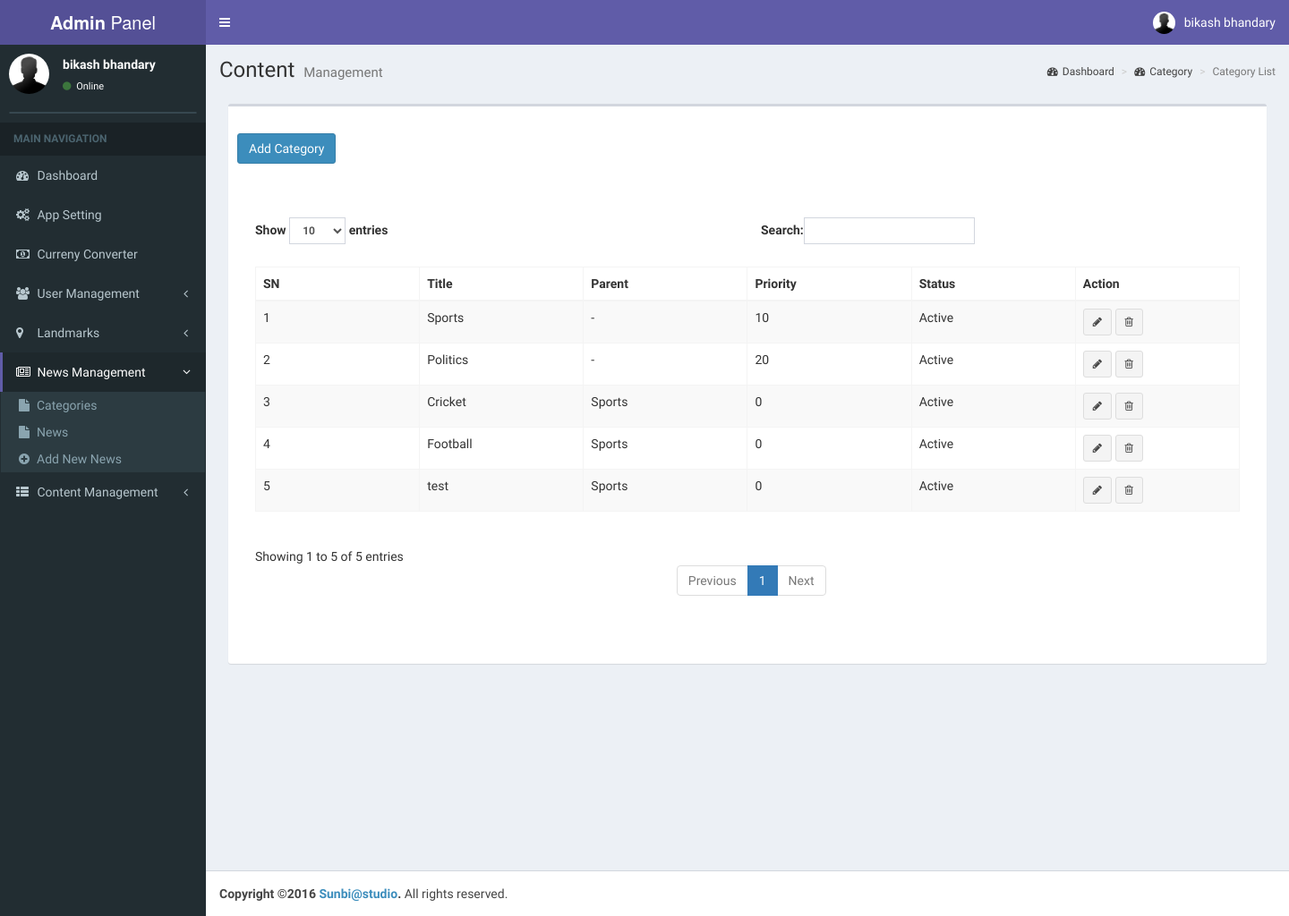
Page /admin/news/category (signed in) on the earlier database version.
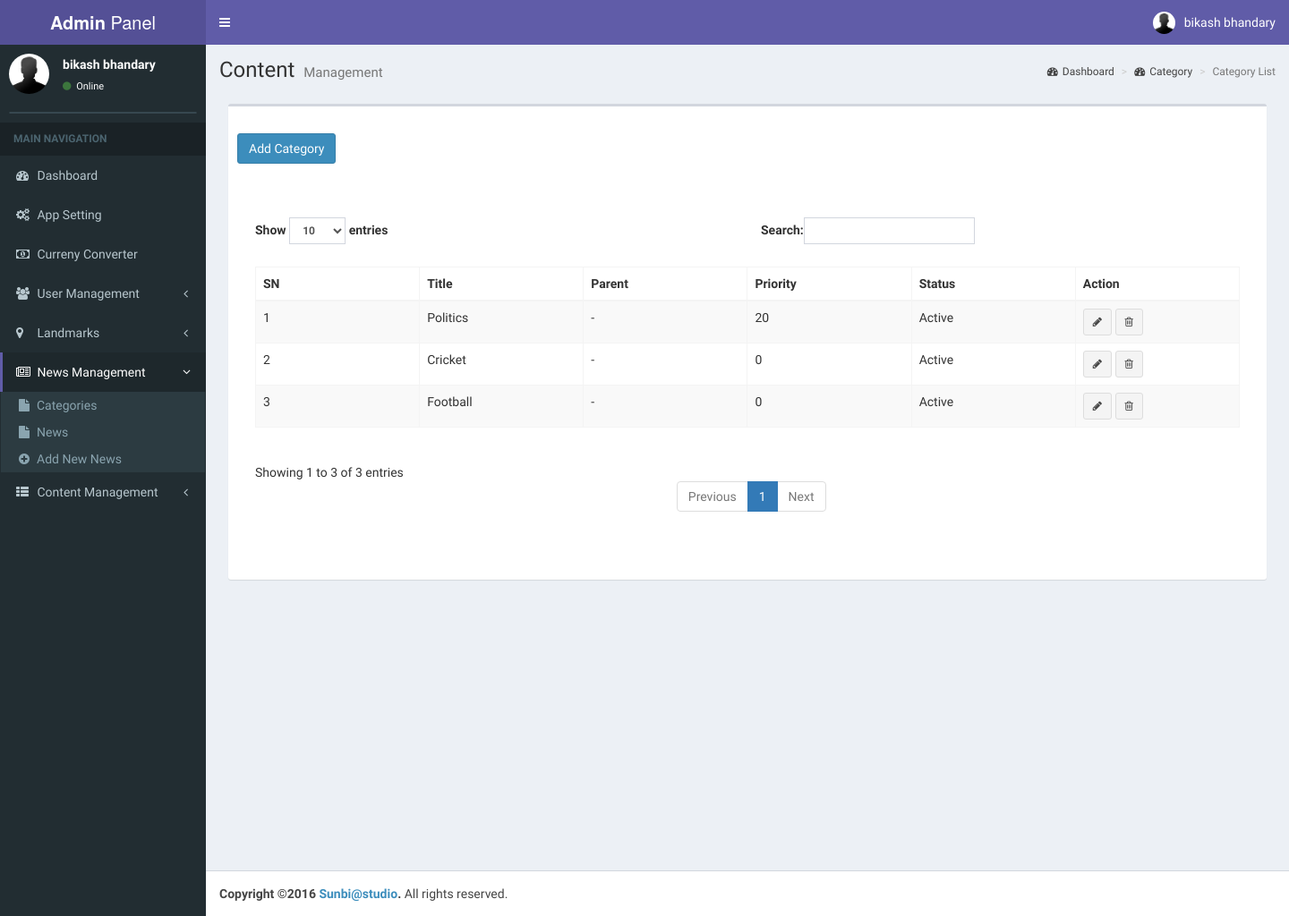
Same page on the later database version.
### tables this page shows
CREATE TABLE `default_news_category` (
  `id` int(10) UNSIGNED NOT NULL,
  `cat_title` varchar(100) NOT NULL,
  `parent_cat_id` int(11) NOT NULL,
  `slug` varchar(100) NOT NULL,
  `priority` int(11) NOT NULL,
  `status` enum('0','1') NOT NULL
);

### application/libraries/Template.php (called while the page is built, shortened)
<?php
class Template {
    var $template_data = array();
    function set($name, $value)
    {
        $this->template_data[$name] = $value;
    }
    function load($template = '', $view = '', $view_data = array(), $return = FALSE)
     {
        $this->CI = & get_instance();
        $this->set('content', $this->CI->load->view($view, $view_data, TRUE));
        return $this->CI->load->view($template, $this->template_data, $return);
    }
}

### application/modules/admin/controllers/News.php (called while the page is built, shortened)
<?php
class News extends MX_Controller
{
    private $nav = 'news';
 	public function category()
 	{
        $data['nav']=$this->nav;
 		$data['title']="News Category";
        $data['button_action']='admin/news/create_category';
        $data['button']='Add Category';
        $data['table']='Category List';
        $data['breadcrumb']=array('Dashboard'=>'Dashboard','News'=>'Category','Category List'=>'');
        $data['edit']=base_url().'admin/news/edit_category/';
        $data['delete']=base_url().'admin/news/delete_category/';
        $data['fields']=array('SN','Title','Parent','Priority','Status','Action');
        $records=$this->news_model->getCategory();
        foreach ($records as $k=>$v)
        {
          $records[$k]->parent_cat_id=$this->_get_parent_cat_title($v->id);
        }
        if(FALSE!=$records):
            $records=check_status($records);
        endif;
        $data['datas']=$records;
        $this->template->load('template','view_news_category',$data);
 	}
    function _get_parent_cat_title($id)
    {
        $data=$this->news_model->getCategoryById($id);
        $parent_cat_id=$data['parent_cat_id'];
        $parent_cat_title=$this->_get_cat_title($parent_cat_id);
        return $parent_cat_title;
    }
    function _get_cat_title($parent_id)
     {
        $data=$this->news_model->getParentCatName($parent_id);
        if(!empty($data))
        {
            $cat_title=$data['cat_title'];
        }else
        {
            $cat_title="-";
        }
      return $cat_title;
     }
}

### index.php (called while the page is built, shortened)
<?php
require_once BASEPATH.'core/CodeIgniter.php';

### application/modules/admin/models/News_model.php (called while the page is built, shortened)
<?php
class News_model extends CI_Model
{
	public function getCategory()
	{
		$query=$this->db->select('id,cat_title,parent_cat_id,priority,status')
		->from('news_category')
		->get();
		$result=$query->result();
		return (isset($result) && !empty($result))? $result:array();
	}
}

### application/modules/admin/views/view_news_category.php (the view, shortened to what the changed rows need)
<div class="content-wrapper">
  <section class="content-header">
    <h1>
      Content
      <small>Management</small>
    </h1>
    <ol class="breadcrumb">
    <?php foreach($breadcrumb as $key => $value):?>
      <?php if($value==''):   ?>
         <li class="active"><?= ucfirst($key) ?></li>
       <?php else:  ?>
      <li><a href="<?php echo base_url();?>admin/<?php echo $value; ?>"><i class="fa fa-dashboard"></i><?= $value ?></a></li>
    <?php endif; ?>
    <?php endforeach; ?>
    </ol>
  </section>
  <section class="content">
    <div class="row">
      <div class="col-xs-12">
        <div class="box">
          <div class="box-header">
          </div>
          <div class="box-body">
            <div><a href="<?= base_url().$button_action ?>" class="btn btn-primary"><?= $button; ?></a></div>
            <br/>
            <div id="example1_wrapper" class="dataTables_wrapper form-inline dt-bootstrap">
            <div class="row"></div><div class="row"><div class="col-sm-12">
            <table id="example1" class="table table-bordered table-striped dataTable" role="grid" aria-describedby="example1_info">
              <thead>
                <tr role="row">
                <?php foreach ($fields as $field)
                 {
                  echo '<th class="sorting_asc" tabindex="0" aria-controls="example1" rowspan="1" colspan="1" aria-sort="ascending" aria-label="Rendering engine: activate to sort column descending" style="width: 177px;">'.$field.'</th>';
                 }   ?>
                </tr>
              </thead>
              <tbody>
                <?php
                $i=1;
                if(!empty($datas)):
                  foreach($datas as $data):
                  echo '<tr role="row" class="odd">';
                  echo '<td class="sorting_1">'.$i++.'</td>';
                  foreach($data as $key=>$v):
                   if($key=='id'):
                     elseif($key=='image'):
                       echo '<td><img src="' . base_url('uploads/banners') . '/' . $v . '" width="100"></td>';
                     elseif($key=='photo'):
                      echo '<td><img src="' . base_url('uploads/staff_photo') . '/' . $v . '" width="100"></td>';
                      else:
                      echo '<td>' .html_entity_decode($v, ENT_QUOTES,'UTF-8'). '</td>';
                           endif;
                           endforeach;
                      echo '<td> <span class="tooltip-area">'
                            . '<a href="' . $edit . $data->id . '" class="btn btn-default btn-sm" title="" data-original-title="Edit"><i class="fa fa-pencil"></i></a>
                           <a href="' . $delete . $data->id . '" class="btn btn-default btn-sm" title="" data-original-title="Delete"  onclick="return confirm(\'Are you sure\')"><i class="fa fa-trash-o"></i></a>
                                      ';
                      echo '</tr>';
                    endforeach;
                   endif;
                ?>
              </tbody>
            </table>
            </div>
            </div>
            <div class="row"><div class="col-sm-7"><div class="dataTables_paginate paging_simple_numbers" id="example1_paginate"></div></div>
            </div>
            </div>
          </div>
        </div>
      </div>
    </div>
  </section>
</div>

Differences in the rows shown:
removed default_news_category: v "Sports", v "-", v "10", v "Active"
removed default_news_category: v "test", v "Sports", v "0", v "Active"
Other differences:
text written by a page script: "Show entries Search: Showing 1 to 5 of 5 entries Previous 1 Next" → "Show entries Search: Showing 1 to 3 of 3 entries Previous 1 Next"
list line gone: "Sports"
